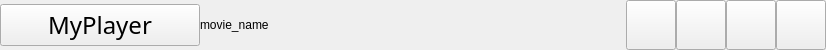
<?xml version="1.0" encoding="UTF-8"?>
<ui version="4.0">
 <class>Title</class>
 <widget class="QWidget" name="Title">
  <property name="geometry">
   <rect>
    <x>0</x>
    <y>0</y>
    <width>826</width>
    <height>50</height>
   </rect>
  </property>
  <property name="maximumSize">
   <size>
    <width>16777215</width>
    <height>50</height>
   </size>
  </property>
  <property name="windowTitle">
   <string>Form</string>
  </property>
  <layout class="QGridLayout" name="gridLayout">
   <property name="leftMargin">
    <number>0</number>
   </property>
   <property name="topMargin">
    <number>0</number>
   </property>
   <property name="rightMargin">
    <number>0</number>
   </property>
   <property name="bottomMargin">
    <number>0</number>
   </property>
   <property name="spacing">
    <number>0</number>
   </property>
   <item row="0" column="1">
    <widget class="QLabel" name="MovieNameLab">
     <property name="text">
      <string>movie_name</string>
     </property>
     <property name="margin">
      <number>15</number>
     </property>
    </widget>
   </item>
   <item row="0" column="3">
    <widget class="QPushButton" name="MaxBtn">
     <property name="minimumSize">
      <size>
       <width>50</width>
       <height>50</height>
      </size>
     </property>
     <property name="maximumSize">
      <size>
       <width>50</width>
       <height>50</height>
      </size>
     </property>
     <property name="text">
      <string/>
     </property>
    </widget>
   </item>
   <item row="0" column="5">
    <widget class="QPushButton" name="CloseBtn">
     <property name="minimumSize">
      <size>
       <width>50</width>
       <height>50</height>
      </size>
     </property>
     <property name="maximumSize">
      <size>
       <width>50</width>
       <height>50</height>
      </size>
     </property>
     <property name="text">
      <string/>
     </property>
    </widget>
   </item>
   <item row="0" column="4">
    <widget class="QPushButton" name="FullScreenBtn">
     <property name="minimumSize">
      <size>
       <width>50</width>
       <height>50</height>
      </size>
     </property>
     <property name="maximumSize">
      <size>
       <width>50</width>
       <height>50</height>
      </size>
     </property>
     <property name="text">
      <string/>
     </property>
    </widget>
   </item>
   <item row="0" column="2">
    <widget class="QPushButton" name="MinBtn">
     <property name="minimumSize">
      <size>
       <width>50</width>
       <height>50</height>
      </size>
     </property>
     <property name="maximumSize">
      <size>
       <width>50</width>
       <height>50</height>
      </size>
     </property>
     <property name="text">
      <string/>
     </property>
    </widget>
   </item>
   <item row="0" column="0">
    <widget class="QPushButton" name="MenuBtn">
     <property name="minimumSize">
      <size>
       <width>130</width>
       <height>0</height>
      </size>
     </property>
     <property name="maximumSize">
      <size>
       <width>200</width>
       <height>16777215</height>
      </size>
     </property>
     <property name="font">
      <font>
       <family>Bahnschrift Light SemiCondensed</family>
       <pointsize>18</pointsize>
      </font>
     </property>
     <property name="text">
      <string>MyPlayer</string>
     </property>
    </widget>
   </item>
  </layout>
 </widget>
 <resources/>
 <connections/>
</ui>
